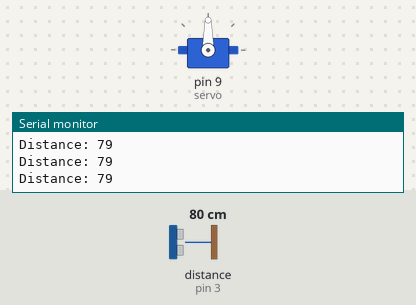
Bench run of a sketch on a simulated Arduino Uno, built with avr-gcc and run on an emulated ATmega328P. Parts: servo, the last lines printed to the serial monitor. Wiring (inferred from the names in the program): ultrasonic range finder: trigger pin 4; echo pin 3. The test bench sets the inputs (shaded band); at power-on: distance to the obstacle (sensor on pin 3) 80 cm. The echo pulse lasts 58.3 µs per cm.

Above: at 3.2 s.
3.3 s: distance to the obstacle (sensor on pin 3) set to 12 cm
4.8 s: distance to the obstacle (sensor on pin 3) set to 9 cm
At 11.5 s:
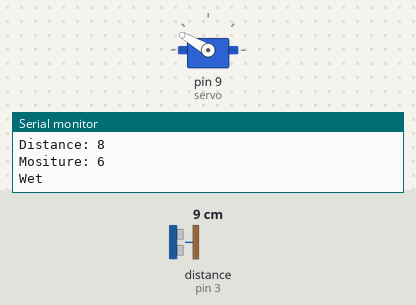
Timing chart, 0 to 13.0 s (numbered marks = the images above; inputs shaded):
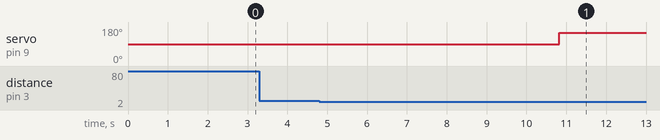

The sketch:

smart_segregator.ino
```cpp
// Servo
#include <Servo.h>
Servo servo;
int pos = 90;

// Moisture sensor
int sensor_pin = A0;
int output_value;

// Ultrasonic sensor
const int trigPin = 4;
const int echoPin = 3;
// Defines variables
long duration;
int distance;

void setup()
{
  Serial.println("Reading from the sensor...");
  delay(2000);
  servo.attach(9);
  pinMode(trigPin, OUTPUT); // Sets the trigPin as an Output
  pinMode(echoPin, INPUT);  // Sets the echoPin as an Input
  Serial.begin(9600);       // Starts the serial communication
}

void garbage_classifier()
{
  output_value = analogRead(sensor_pin);
  output_value = map(output_value, 550, 0, 0, 100);
  Serial.print("Mositure: ");
  Serial.println(output_value);

  delay(4000);

  if (output_value > -80)
  {
    servo.write(150);
    Serial.println("Wet");
  }
  else if (output_value <= -80)
  {
    servo.write(30);
    Serial.println("Dry");
  }
  else
  {
    servo.write(90);
    Serial.println("Neutral");
  }

  delay(2000);
}

void loop()
{
  // Clears the trigPin
  digitalWrite(trigPin, LOW);
  delayMicroseconds(2);
  // Sets the trigPin on HIGH state for 10 micro seconds
  digitalWrite(trigPin, HIGH);
  delayMicroseconds(10);
  digitalWrite(trigPin, LOW);
  // Reads the echoPin, returns the sound wave travel time in microseconds
  duration = pulseIn(echoPin, HIGH);
  // Calculating the distance
  distance = duration * 0.034 / 2;
  // Prints the distance on the Serial Monitor
  Serial.print("Distance: ");
  Serial.println(distance);

  if (distance < 10)
  {
    delay(2000);
    garbage_classifier();
  }
  else
  {
    servo.write(90);
  }
}
```

Measured:
- the behaviour switches between 11 and 10 cm on distance to the obstacle (sensor on pin 3) (found by bisection; images 0 and 1)
- after the input at 4.8 s, servo on pin 9 (servo): 90° → 150° after 6.0 s
